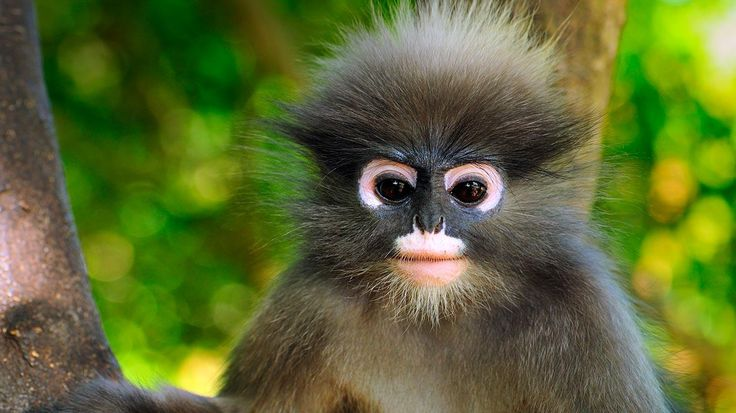
%> input picture School/CSE 102/Exam1/dusk leaf monkey.jpg, 736 x 413 px
$ octave Q19.m   (GNU Octave 9; MATLAB toolbox functions it lacks are replaced by stand-ins)
%> lines starting %> are read from the running program, lines starting %| are printed output that depends on the picture; in (x1, y1, x2, y2) boxes, pixels count from 0 and x2, y2 are one past the last pixel; in counts of white or black regions, pixels touching at a corner belong together; the program's own positions count from 1
clc; clear; close all;
monkey = imread('dusk leaf monkey.jpg');
%> monkey is the input picture: size 413x736x3 uint8; mean R, G, B 93.9, 106.4, 49.9
monkey = rgb2gray(monkey);
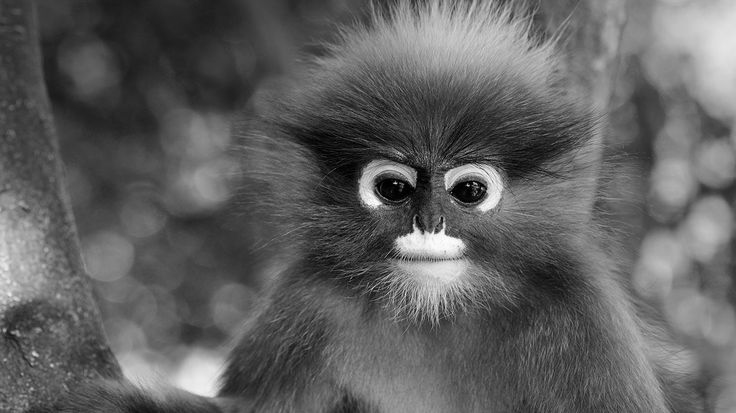
%> monkey: size 413x736 uint8; min 0, max 255, mean 96.2
monkey = im2double(monkey);
%> monkey: size 413x736 double
figure(); h = imshow(monkey);

impixelinfo(h);
%Top left (100,33) Left (83,51) Bottom Left (99,77)
%Bottom Right (141,80) Right (155,66) Top Right (136,35)
xi = [263 269 426 564 570 426];
yi = [133 239 327 256 104 19];

roi = roipoly(monkey,xi,yi);
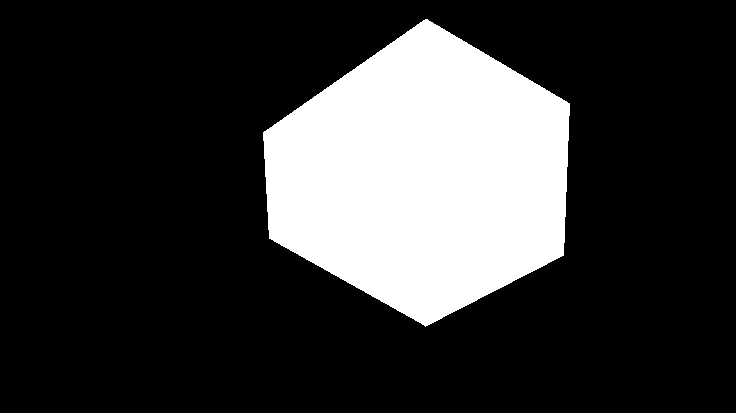
%> roi: size 413x736 logical; 21.6% white; 1 white region, box (x1, y1, x2, y2) and area: (263, 19, 570, 327) 65611
figure(); imshow(roi);

%Average Filter
figure(1);
avg = fspecial('average',15);
avgIm = roifilt2(avg,monkey,roi);
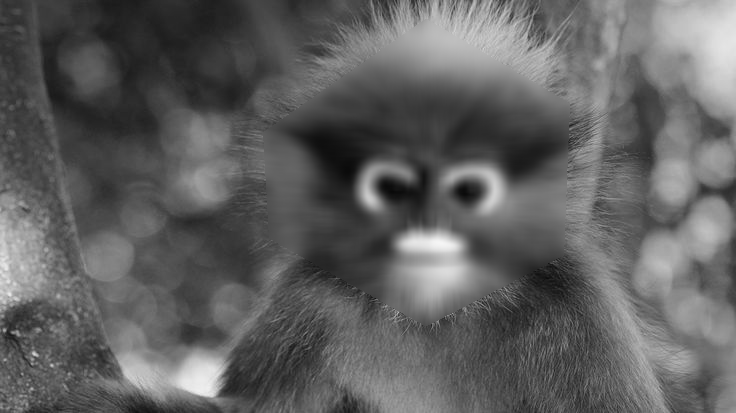
%> avgIm: size 413x736 double; min 0.0361, max 0.963, mean 0.377
subplot(1,3,1); imshow(avgIm); title('Average Filter');

%Unsharp Filter
unshrp = fspecial('unsharp');
unshrpIm = roifilt2(unshrp,monkey,roi);
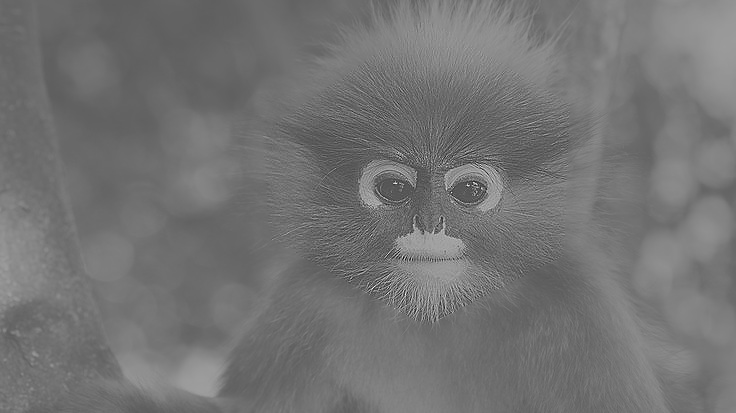
%> unshrpIm: size 413x736 double; min -1.13, max 2.2, mean 0.377; drawn with min black and max white
subplot(1,3,2); imshow(unshrpIm); title('Unsharp Filter');
%> after `imshow(unshrpIm)`:
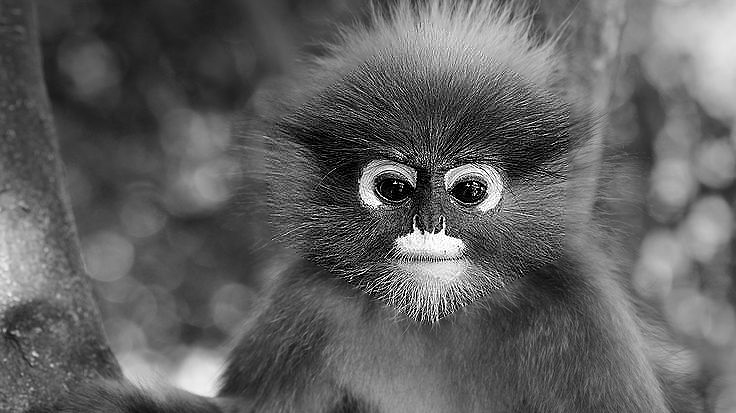
%> displayed picture: size 413x736, on the screen's scale of 0 to 255; min 0, max 255, mean 96.8

%Gaussian of Laplacian
logFil = fspecial('log');
logIm = roifilt2(logFil,monkey,roi);
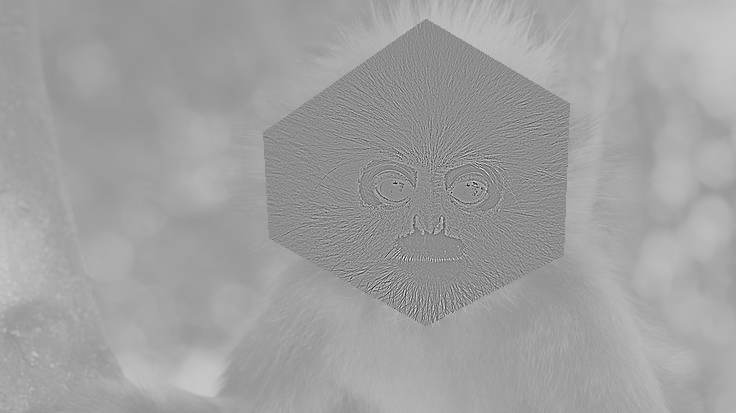
%> logIm: size 413x736 double; min -2.28, max 1.83, mean 0.301; drawn with min black and max white
subplot(1,3,3); imshow(logIm); title('Log Filter');
%> after `imshow(logIm)`:
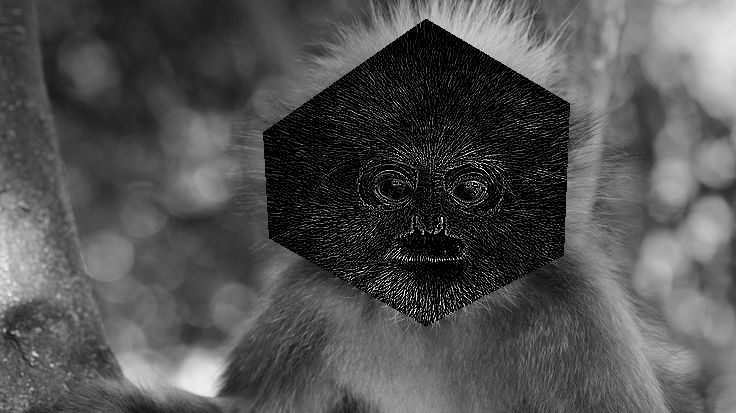
%> displayed picture: size 413x736, on the screen's scale of 0 to 255; min 0, max 255, mean 82
